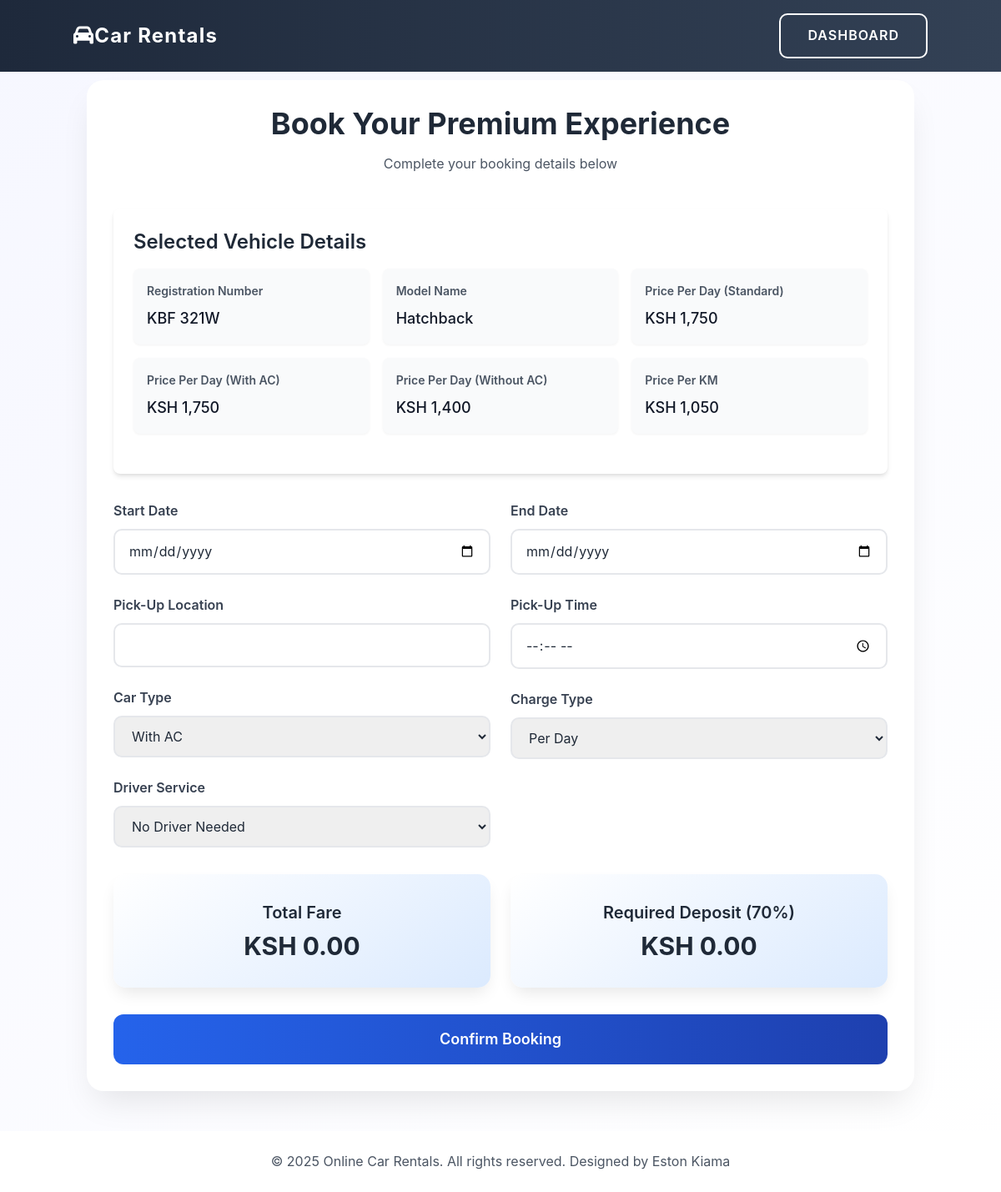
Page /customer/booking.php?id=1 (signed in) on the committed database.
### tables this page shows
CREATE TABLE `vehicles` (
  `vehicle_id` int(11) NOT NULL,
  `registration_no` varchar(8) NOT NULL,
  `model_name` varchar(100) NOT NULL,
  `description` text NOT NULL,
  `availability_status` enum('Available','Unavailable') NOT NULL,
  `photo` varchar(255) DEFAULT NULL,
  `created_at` timestamp NOT NULL DEFAULT current_timestamp(),
  `price_per_day` decimal(10,2) NOT NULL,
  `ac_price_per_day` decimal(10,2) DEFAULT NULL,
  `non_ac_price_per_day` decimal(10,2) DEFAULT NULL,
  `km_price` decimal(10,2) DEFAULT NULL,
  `discount_percentage` decimal(5,2) DEFAULT 0.00,
  `status_reason` enum('Booked','Under Service') DEFAULT NULL,
  `original_price_per_day` decimal(10,2) DEFAULT NULL,
  `original_ac_price_per_day` decimal(10,2) DEFAULT NULL,
  `original_non_ac_price_per_day` decimal(10,2) DEFAULT NULL,
  `original_km_price` decimal(10,2) DEFAULT NULL
);

### customer/booking.php (the view, shortened to what this page needs)
<?php
require 'include/db_connection.php';
$vehicle_id = $_GET['id'] ?? null;
$registration_no = '';
$model_name = '';
if ($vehicle_id) {
    $sql = "SELECT * FROM vehicles WHERE vehicle_id = ?";
    $stmt = $conn->prepare($sql);
    $stmt->bind_param("i", $vehicle_id);
    $stmt->execute();
    $result = $stmt->get_result();
    if ($result->num_rows > 0) {
        $vehicle = $result->fetch_assoc();
        $registration_no = $vehicle['registration_no'];
        $model_name = $vehicle['model_name'];
    } else {
        echo "Vehicle not found.";
        exit();
    }
} else {
    echo "No vehicle selected.";
    exit();
}
?>
<!DOCTYPE html>
<html lang="en">
<head>
    <link rel="stylesheet" href="https://cdnjs.cloudflare.com/ajax/libs/font-awesome/6.0.0-beta3/css/all.min.css">
    <link href="https://cdnjs.cloudflare.com/ajax/libs/tailwindcss/2.2.19/tailwind.min.css" rel="stylesheet">
    <link rel="stylesheet" href="assets/css/booking.css">
</head>
<body class="bg-gray-50">
    <nav class="navbar fixed w-full top-0 z-50 px-6 py-4">
        <div class="container mx-auto flex justify-between items-center">
            <a href="index.php" class="text-2xl font-bold text-white tracking-wider"><i class="fas fa-car"></i>Car Rentals</a>
           </i> <a href="dashboard.php" class="btn-dashboard">Dashboard</a>
        </div>
    </nav>
    <div class="container mx-auto mt-24 px-4">
        <div class="booking-container">
            <div class="text-center mb-10">
                <h1 class="text-4xl font-bold text-gray-800 mb-4">Book Your Premium Experience</h1>
                <p class="text-gray-600">Complete your booking details below</p>
            </div>
            <div class="bg-white rounded-lg shadow-md p-6 mb-8">
                <h2 class="text-2xl font-semibold mb-4">Selected Vehicle Details</h2>
                <div class="vehicle-details-grid mb-6">
                    <div class="detail-item">
                        <div class="label">Registration Number</div>
                        <div class="value"><?php echo htmlspecialchars($registration_no); ?></div>
                    </div>
                    <div class="detail-item">
                        <div class="label">Model Name</div>
                        <div class="value"><?php echo htmlspecialchars($model_name); ?></div>
                    </div>
                    <div class="detail-item">
                        <div class="label">Price Per Day (Standard)</div>
                        <div class="value">KSH <?php echo number_format($vehicle['price_per_day']); ?></div>
                    </div>
                    <div class="detail-item">
                        <div class="label">Price Per Day (With AC)</div>
                        <div class="value">KSH <?php echo number_format($vehicle['ac_price_per_day']); ?></div>
                    </div>
                    <div class="detail-item">
                        <div class="label">Price Per Day (Without AC)</div>
                        <div class="value">KSH <?php echo number_format($vehicle['non_ac_price_per_day']); ?></div>
                    </div>
                    <div class="detail-item">
                        <div class="label">Price Per KM</div>
                        <div class="value">KSH <?php echo number_format($vehicle['km_price']); ?></div>
                    </div>
                </div>
            </div>
            <form action="" method="POST" onsubmit="return validateAndSubmit()">
                <div class="grid grid-cols-1 md:grid-cols-2 gap-6">
                    <div class="space-y-6">
                        <div class="form-group">
                            <label class="form-label">Start Date</label>
                            <input type="date" class="form-control" name="start_date" id="start_date" required>
                        </div>
                        <div class="form-group">
                            <label class="form-label">Pick-Up Location</label>
                            <input type="text" class="form-control" name="pick_up_location" required>
                        </div>
                        <div class="form-group">
                            <label class="form-label">Car Type</label>
                            <select class="form-control" name="car_type" id="car_type" required>
                                <option value="With AC">With AC</option>
                            </select>
                        </div>
                        <div class="form-group">
                            <label class="form-label">Driver Service</label>
                            <select class="form-control" name="driver_option" id="driver_option">
                                <option value="no">No Driver Needed</option>
                            </select>
                        </div>
                    </div>
                    <div class="space-y-6">
                        <div class="form-group">
                            <label class="form-label">End Date</label>
                            <input type="date" class="form-control" name="end_date" id="end_date" required>
                        </div>
                        <div class="form-group">
                            <label class="form-label">Pick-Up Time</label>
                            <input type="time" class="form-control" name="pick_up_time" required>
                        </div>
                        <div class="form-group">
                            <label class="form-label">Charge Type</label>
                            <select class="form-control" name="charge_type" id="charge_type" required>
                                <option value="per_day">Per Day</option>
                            </select>
                        </div>
                    </div>
                </div>
                <div class="grid grid-cols-1 md:grid-cols-2 gap-6 mt-8">
                    <div class="fare-card">
                        <h3 class="text-xl font-semibold mb-2">Total Fare</h3>
                        <p class="text-3xl font-bold text-primary" id="fare_display">KSH 0.00</p>
                    </div>
                    <div class="fare-card bg-blue-50">
                        <h3 class="text-xl font-semibold mb-2">Required Deposit (70%)</h3>
                        <p class="text-3xl font-bold text-primary" id="deposit_display">KSH 0.00</p>
                    </div>
                </div>
                <button type="submit" class="w-full bg-gradient-to-r from-blue-600 to-blue-800 text-white py-4 px-6 rounded-xl font-semibold text-lg mt-8 hover:shadow-lg transition-all duration-300 transform hover:-translate-y-1">
                    Confirm Booking
                </button>
            </form>
        </div>
    </div>
    <footer class="bg-white py-6 mt-12">
        <div class="container mx-auto text-center text-gray-600">
            <p>&copy; <?php echo date("Y"); ?> Online Car Rentals. All rights reserved. Designed by Eston Kiama</p>
        </div>
    </footer>
</body>
</html>

### customer/assets/css/booking.css (style rules this page uses)
:root { --primary-color: #2563eb; --secondary-color: #1e40af; --accent-color: #dbeafe; --text-color: #1f2937; --light-gray: #f3f4f6; --border-radius: 12px; --gradient-start: #4f46e5; --gradient-end: #2563eb; }
body { background: linear-gradient(135deg, #f6f7ff 0%, #ffffff 100%); font-family: 'Inter', system-ui, -apple-system, sans-serif; color: var(--text-color); line-height: 1.6; min-height: 100vh; }
.navbar { background: linear-gradient(to right, #1e293b, #334155); backdrop-filter: blur(10px); -webkit-backdrop-filter: blur(10px); }
.booking-container { max-width: 1200px; margin: 2rem auto; padding: 2rem; background: white; border-radius: 20px; box-shadow: 0 20px 40px -10px rgba(0, 0, 0, 0.1); }
.form-group { margin-bottom: 1.5rem; }
.form-control { width: 100%; padding: 0.75rem 1rem; border: 2px solid #e5e7eb; border-radius: 10px; transition: all 0.3s ease; font-size: 1rem; }
.form-label { display: block; margin-bottom: 0.5rem; font-weight: 600; color: #374151; }
.btn-dashboard { background: transparent; border: 2px solid white; color: white; padding: 0.75rem 2rem; border-radius: 10px; font-weight: 600; transition: all 0.3s ease; text-transform: uppercase; letter-spacing: 1px; }
.fare-card { background: linear-gradient(145deg, #ffffff, var(--accent-color)); border-radius: 15px; padding: 2rem; text-align: center; box-shadow: 0 10px 20px -5px rgba(0, 0, 0, 0.1); }
.vehicle-details-grid { display: grid; grid-template-columns: repeat(3, 1fr); gap: 1rem; }
.vehicle-details-grid .detail-item { background-color: #f9fafb; border-radius: 0.5rem; padding: 1rem; box-shadow: 0 1px 3px rgba(0, 0, 0, 0.05); transition: all 0.3s ease; }
.detail-item .label { font-weight: 600; color: #4b5563; margin-bottom: 0.5rem; font-size: 0.875rem; }
.detail-item .value { font-weight: 500; color: #111827; font-size: 1.125rem; }

### rows in the picture
vehicles: registration_no "KBF 321W", model_name "Hatchback", price_per_day "1,750", ac_price_per_day "1,750", non_ac_price_per_day "1,400", km_price "1,050"
